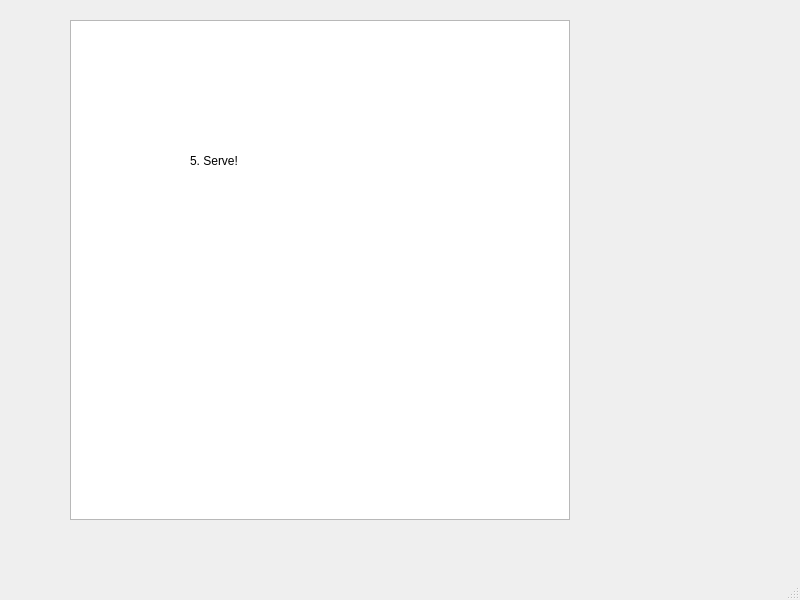
<?xml version="1.0" encoding="UTF-8"?>
<ui version="4.0">
 <class>MainWindow</class>
 <widget class="QMainWindow" name="MainWindow">
  <property name="geometry">
   <rect>
    <x>0</x>
    <y>0</y>
    <width>800</width>
    <height>600</height>
   </rect>
  </property>
  <property name="windowTitle">
   <string>MainWindow</string>
  </property>
  <widget class="QWidget" name="centralwidget">
   <widget class="QStackedWidget" name="gameScreens">
    <property name="geometry">
     <rect>
      <x>0</x>
      <y>0</y>
      <width>600</width>
      <height>600</height>
     </rect>
    </property>
    <property name="currentIndex">
     <number>5</number>
    </property>
    <widget class="QWidget" name="screen00Start">
     <widget class="QLabel" name="label">
      <property name="geometry">
       <rect>
        <x>130</x>
        <y>145</y>
        <width>221</width>
        <height>81</height>
       </rect>
      </property>
      <property name="text">
       <string>0. Start Menu: IceGunga Master</string>
      </property>
     </widget>
    </widget>
    <widget class="QWidget" name="screen01Add">
     <widget class="QLabel" name="label_2">
      <property name="geometry">
       <rect>
        <x>140</x>
        <y>125</y>
        <width>141</width>
        <height>41</height>
       </rect>
      </property>
      <property name="text">
       <string>1. Add Ingredients!</string>
      </property>
     </widget>
    </widget>
    <widget class="QWidget" name="screen02Boil">
     <widget class="QLabel" name="label_3">
      <property name="geometry">
       <rect>
        <x>80</x>
        <y>85</y>
        <width>251</width>
        <height>61</height>
       </rect>
      </property>
      <property name="text">
       <string>2. Boil Mixture!</string>
      </property>
     </widget>
    </widget>
    <widget class="QWidget" name="screen03Freeze">
     <widget class="QLabel" name="label_4">
      <property name="geometry">
       <rect>
        <x>120</x>
        <y>95</y>
        <width>161</width>
        <height>41</height>
       </rect>
      </property>
      <property name="text">
       <string>3. Freeze Mixture!</string>
      </property>
     </widget>
    </widget>
    <widget class="QWidget" name="screen04Churn">
     <widget class="QLabel" name="label_5">
      <property name="geometry">
       <rect>
        <x>150</x>
        <y>145</y>
        <width>141</width>
        <height>71</height>
       </rect>
      </property>
      <property name="text">
       <string>4. Churn Mixture!</string>
      </property>
     </widget>
    </widget>
    <widget class="QWidget" name="screen05Serve">
     <widget class="QLabel" name="label_6">
      <property name="geometry">
       <rect>
        <x>190</x>
        <y>125</y>
        <width>101</width>
        <height>71</height>
       </rect>
      </property>
      <property name="text">
       <string>5. Serve!</string>
      </property>
     </widget>
     <widget class="QGraphicsView" name="graphicsView">
      <property name="geometry">
       <rect>
        <x>70</x>
        <y>20</y>
        <width>500</width>
        <height>500</height>
       </rect>
      </property>
     </widget>
     <zorder>graphicsView</zorder>
     <zorder>label_6</zorder>
    </widget>
   </widget>
  </widget>
  <widget class="QMenuBar" name="menubar">
   <property name="geometry">
    <rect>
     <x>0</x>
     <y>0</y>
     <width>800</width>
     <height>21</height>
    </rect>
   </property>
  </widget>
  <widget class="QStatusBar" name="statusbar"/>
 </widget>
 <resources/>
 <connections/>
</ui>
